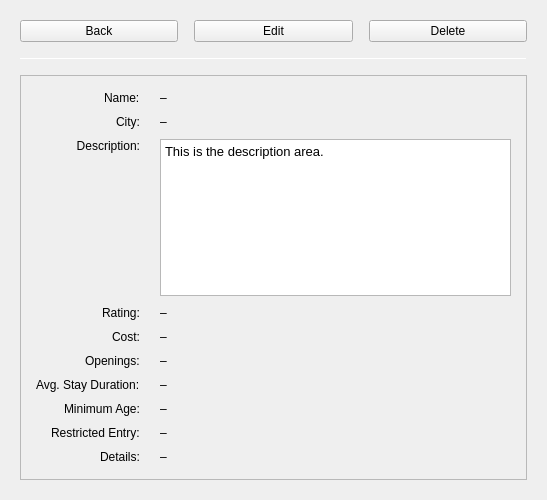
<?xml version="1.0" encoding="UTF-8"?>
<ui version="4.0">
 <class>entertainmentwidget</class>
 <widget class="QWidget" name="entertainmentwidget">
  <property name="geometry">
   <rect>
    <x>0</x>
    <y>0</y>
    <width>547</width>
    <height>500</height>
   </rect>
  </property>
  <property name="windowTitle">
   <string>Place Details</string>
  </property>
  <layout class="QVBoxLayout" name="verticalLayout_2">
   <property name="spacing">
    <number>16</number>
   </property>
   <property name="leftMargin">
    <number>20</number>
   </property>
   <property name="topMargin">
    <number>20</number>
   </property>
   <property name="rightMargin">
    <number>20</number>
   </property>
   <property name="bottomMargin">
    <number>20</number>
   </property>
   <item>
    <layout class="QHBoxLayout" name="buttonLayout">
     <item>
      <widget class="QPushButton" name="pushBack">
       <property name="text">
        <string>Back</string>
       </property>
      </widget>
     </item>
     <item>
      <widget class="QPushButton" name="pushEdit">
       <property name="text">
        <string>Edit</string>
       </property>
      </widget>
     </item>
     <item>
      <widget class="QPushButton" name="pushDelete">
       <property name="text">
        <string>Delete</string>
       </property>
      </widget>
     </item>
    </layout>
   </item>
   <item>
    <widget class="QFrame" name="separatorLine">
     <property name="maximumSize">
      <size>
       <width>16777215</width>
       <height>1</height>
      </size>
     </property>
     <property name="frameShape">
      <enum>QFrame::HLine</enum>
     </property>
     <property name="frameShadow">
      <enum>QFrame::Sunken</enum>
     </property>
    </widget>
   </item>
   <item>
    <widget class="QFrame" name="cardFrame">
     <property name="frameShape">
      <enum>QFrame::StyledPanel</enum>
     </property>
     <property name="frameShadow">
      <enum>QFrame::Raised</enum>
     </property>
     <layout class="QVBoxLayout" name="cardLayout">
      <property name="spacing">
       <number>6</number>
      </property>
      <property name="leftMargin">
       <number>15</number>
      </property>
      <property name="topMargin">
       <number>15</number>
      </property>
      <property name="rightMargin">
       <number>15</number>
      </property>
      <property name="bottomMargin">
       <number>15</number>
      </property>
      <item>
       <layout class="QFormLayout" name="formLayout">
        <property name="labelAlignment">
         <set>Qt::AlignRight|Qt::AlignTrailing|Qt::AlignVCenter</set>
        </property>
        <property name="horizontalSpacing">
         <number>20</number>
        </property>
        <property name="verticalSpacing">
         <number>10</number>
        </property>
        <item row="0" column="0">
         <widget class="QLabel" name="labelName">
          <property name="text">
           <string>Name:</string>
          </property>
         </widget>
        </item>
        <item row="0" column="1">
         <widget class="QLabel" name="valueName">
          <property name="text">
           <string>–</string>
          </property>
         </widget>
        </item>
        <item row="1" column="0">
         <widget class="QLabel" name="labelCity">
          <property name="text">
           <string>City:</string>
          </property>
         </widget>
        </item>
        <item row="1" column="1">
         <widget class="QLabel" name="valueCity">
          <property name="text">
           <string>–</string>
          </property>
         </widget>
        </item>
        <item row="2" column="0">
         <widget class="QLabel" name="labelDesc">
          <property name="text">
           <string>Description:</string>
          </property>
          <property name="alignment">
           <set>Qt::AlignRight|Qt::AlignTop|Qt::AlignTrailing</set>
          </property>
         </widget>
        </item>
        <item row="2" column="1">
         <widget class="QTextEdit" name="valueDesc">
          <property name="minimumSize">
           <size>
            <width>0</width>
            <height>60</height>
           </size>
          </property>
          <property name="frameShape">
           <enum>QFrame::StyledPanel</enum>
          </property>
          <property name="frameShadow">
           <enum>QFrame::Sunken</enum>
          </property>
          <property name="readOnly">
           <bool>true</bool>
          </property>
          <property name="html">
           <string>&lt;!DOCTYPE HTML PUBLIC &quot;-//W3C//DTD HTML 4.0//EN&quot; &quot;http://www.w3.org/TR/REC-html40/strict.dtd&quot;&gt;
&lt;html&gt;&lt;head&gt;&lt;meta name=&quot;qrichtext&quot; content=&quot;1&quot; /&gt;&lt;meta charset=&quot;utf-8&quot; /&gt;&lt;style type=&quot;text/css&quot;&gt;
p, li { white-space: pre-wrap; }
hr { height: 1px; border-width: 0; }
li.unchecked::marker { content: &quot;\2610&quot;; }
li.checked::marker { content: &quot;\2612&quot;; }
&lt;/style&gt;&lt;/head&gt;&lt;body style=&quot; font-family:'.AppleSystemUIFont'; font-size:13pt; font-weight:400; font-style:normal;&quot;&gt;
&lt;p style=&quot; margin-top:0px; margin-bottom:0px; margin-left:0px; margin-right:0px; -qt-block-indent:0; text-indent:0px;&quot;&gt;&lt;span style=&quot; font-family:'Segoe UI','Arial','sans-serif'; font-size:10pt;&quot;&gt;This is the description area.&lt;/span&gt;&lt;/p&gt;&lt;/body&gt;&lt;/html&gt;</string>
          </property>
         </widget>
        </item>
        <item row="3" column="0">
         <widget class="QLabel" name="labelRating">
          <property name="text">
           <string>Rating:</string>
          </property>
         </widget>
        </item>
        <item row="3" column="1">
         <widget class="QLabel" name="valueRating">
          <property name="text">
           <string>–</string>
          </property>
         </widget>
        </item>
        <item row="4" column="0">
         <widget class="QLabel" name="labelCost">
          <property name="text">
           <string>Cost:</string>
          </property>
         </widget>
        </item>
        <item row="4" column="1">
         <widget class="QLabel" name="valueCost">
          <property name="text">
           <string>–</string>
          </property>
         </widget>
        </item>
        <item row="5" column="0">
         <widget class="QLabel" name="labelOpenings">
          <property name="text">
           <string>Openings:</string>
          </property>
         </widget>
        </item>
        <item row="5" column="1">
         <widget class="QLabel" name="valueOpenings">
          <property name="text">
           <string>–</string>
          </property>
          <property name="wordWrap">
           <bool>true</bool>
          </property>
         </widget>
        </item>
        <item row="6" column="0">
         <widget class="QLabel" name="labelAvgStayDuration">
          <property name="text">
           <string>Avg. Stay Duration:</string>
          </property>
         </widget>
        </item>
        <item row="6" column="1">
         <widget class="QLabel" name="valueAvgStayDuration">
          <property name="text">
           <string>–</string>
          </property>
         </widget>
        </item>
        <item row="7" column="0">
         <widget class="QLabel" name="labelMinimumAge">
          <property name="text">
           <string>Minimum Age:</string>
          </property>
         </widget>
        </item>
        <item row="7" column="1">
         <widget class="QLabel" name="valueMinimumAge">
          <property name="text">
           <string>–</string>
          </property>
         </widget>
        </item>
        <item row="8" column="0">
         <widget class="QLabel" name="labelRestrictedEntry">
          <property name="text">
           <string>Restricted Entry:</string>
          </property>
         </widget>
        </item>
        <item row="8" column="1">
         <widget class="QLabel" name="valueRestrictedEntry">
          <property name="text">
           <string>–</string>
          </property>
         </widget>
        </item>
        <item row="9" column="0">
         <widget class="QLabel" name="labelSpecific">
          <property name="text">
           <string>Details:</string>
          </property>
         </widget>
        </item>
        <item row="9" column="1">
         <widget class="QLabel" name="valueSpecific">
          <property name="text">
           <string>–</string>
          </property>
         </widget>
        </item>
       </layout>
      </item>
     </layout>
    </widget>
   </item>
   <item>
    <layout class="QVBoxLayout" name="categoryLayout"/>
   </item>
   <item>
    <spacer name="verticalSpacer">
     <property name="orientation">
      <enum>Qt::Vertical</enum>
     </property>
     <property name="sizeType">
      <enum>QSizePolicy::Expanding</enum>
     </property>
     <property name="sizeHint" stdset="0">
      <size>
       <width>20</width>
       <height>0</height>
      </size>
     </property>
    </spacer>
   </item>
  </layout>
 </widget>
 <resources/>
 <connections/>
</ui>
